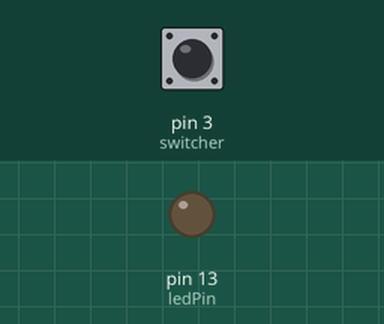
The sketch below on a simulated Arduino Uno, built with avr-gcc and run on an emulated ATmega328P. Parts: output pins drawn as LEDs (lit = HIGH). The inputs (shaded band) are chosen by the test bench; at power-on: pin 3 (switcher) LOW.

Above: at 1.2 s.
1.3 s: pin 3 (switcher) pulled HIGH for 0.15 s
At 1.37 s:
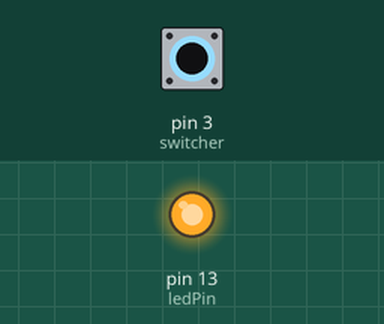
2.9 s: pin 3 (switcher) pulled HIGH for 3.2 s
At 6.5 s:
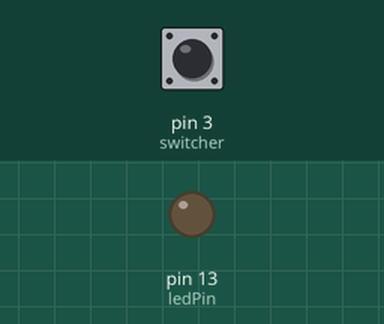
Timing chart, 0 to 8.0 s (numbered marks = the images above; inputs shaded):
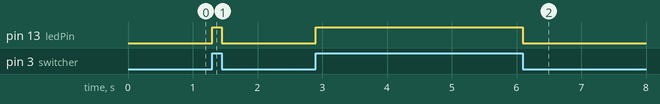

Measured:
- after the input at 1.3 s, pin 13 (ledPin): LOW → HIGH at once, → LOW 0.15 s later
- after the input at 2.9 s, pin 13 (ledPin): LOW → HIGH at once, → LOW 3.2 s later

The sketch:

tilt.ino
```cpp
// 接线口朝自己，左侧压低关（电平低），右侧压低开（电平高）

int ledPin = 13;                // Connect LED to pin 13
int switcher = 3;                 // Connect Tilt sensor to Pin3
void setup() {
  pinMode(ledPin, OUTPUT);      // Set digital pin 13 to output mode
  pinMode(switcher, INPUT);       // Set digital pin 3 to input mode
}
void loop() {
  if (digitalRead(switcher) == HIGH) //Read sensor value
    digitalWrite(ledPin, HIGH);   // Turn on LED when the sensor is tilted
  else
    digitalWrite(ledPin, LOW);    // Turn off LED when the sensor is not triggered
}
```
